Frame 1 (no input): blank canvas, image omitted
Frame 60 (no input): blank canvas, image omitted
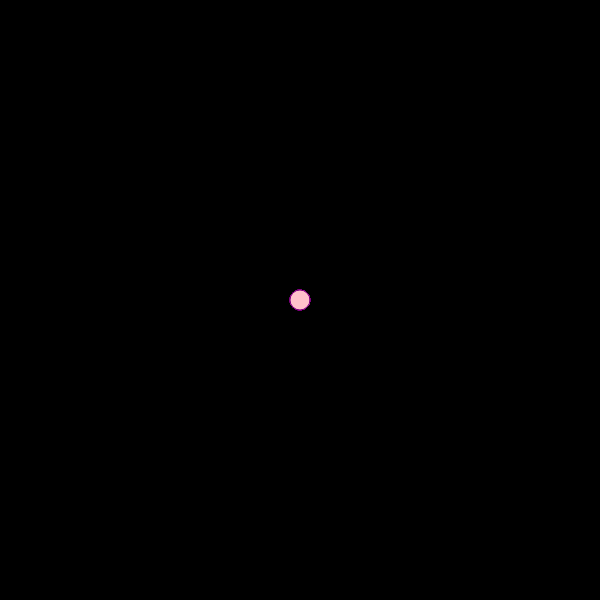
Frame 120 (the mouse pressed at the canvas centre since frame 60)

The p5.js sketch whose frames 1 and 60 were blank and that drew this single picture after the mouse press (run headless with seeded random() and noise() and a simulated clock; from frame 60 on, the mouse is pressed at the canvas centre):

// p5.js sketch
// ── sketch.js
function setup() {
    createCanvas(600, 600);
    background("black");
  }
  
  function draw() {
    stroke("purple");
    fill("pink");
    
    //console.log(mouseIsPressed)
    
    if (mouseIsPressed) {
       circle(mouseX, mouseY, 20,35); 
    }
    
    }
   
